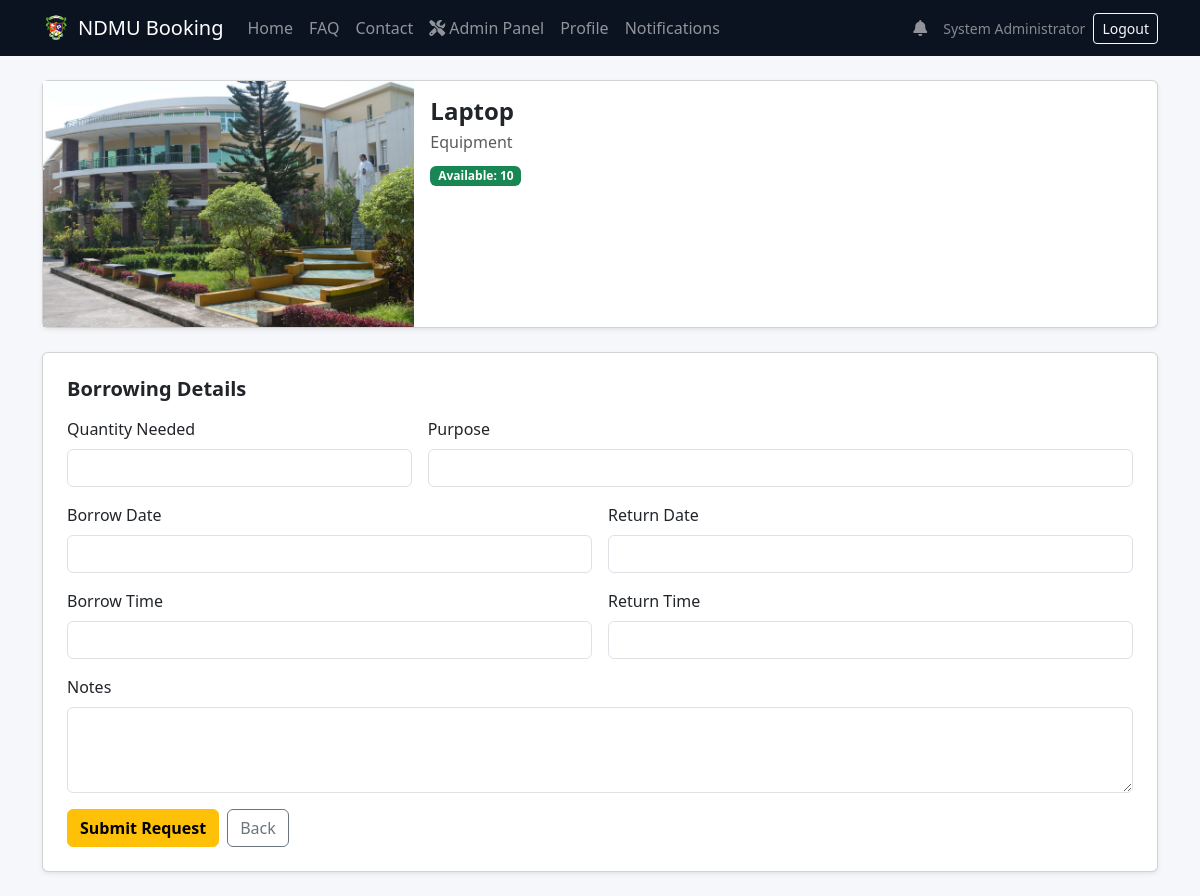
The app's page /book_item_form.php?item_id=2 (signed in) with its own data.
### tables this page shows
CREATE TABLE IF NOT EXISTS items (
    id                  INT AUTO_INCREMENT PRIMARY KEY,
    name                VARCHAR(255) NOT NULL,
    category            VARCHAR(100) NOT NULL,
    quantity_available  INT NOT NULL DEFAULT 0,
    photo_path          VARCHAR(255),
    description         TEXT,
    is_active           TINYINT(1) DEFAULT 1,
    created_at          TIMESTAMP DEFAULT CURRENT_TIMESTAMP
);

### includes/functions.php (called while the page is built, shortened)
<?php
function e(?string $value): string
{
    return htmlspecialchars((string)$value, ENT_QUOTES | ENT_SUBSTITUTE, 'UTF-8');
}

### book_item_form.php (the view, shortened to what this page needs)
<?php
require_once __DIR__ . '/includes/db.php';
require_once __DIR__ . '/includes/functions.php';
$itemId = (int)($_GET['item_id'] ?? 0);
$stmt = $pdo->prepare('SELECT id, name, category, quantity_available, photo_path FROM items WHERE id = ? AND is_active = 1');
$stmt->execute([$itemId]);
$item = $stmt->fetch();
$photo = (string)($item['photo_path'] ?? '');
$img   = $photo !== '' ? $photo : 'assets/images/ndmubg.jpg';
?>
<?php require_once __DIR__ . '/includes/header.php'; ?>
<?php require_once __DIR__ . '/includes/navbar.php'; ?>
<div class="container py-4">
    <div class="card shadow-sm mb-4">
        <div class="row g-0">
            <div class="col-md-4">
                <img src="<?= e($img) ?>" class="w-100 h-100" alt="<?= e((string)$item['name']) ?>" style="object-fit:cover;min-height:220px">
            </div>
            <div class="col-md-8">
                <div class="card-body">
                    <h1 class="h4 fw-bold mb-1"><?= e((string)$item['name']) ?></h1>
                    <div class="text-muted mb-2"><?= e((string)($item['category'] ?? '')) ?></div>
                    <span class="badge bg-success">Available: <?= (int)($item['quantity_available'] ?? 0) ?></span>
                </div>
            </div>
        </div>
    </div>
    <div class="card shadow-sm">
        <div class="card-body p-4">
            <h2 class="h5 fw-semibold mb-3">Borrowing Details</h2>
            <form method="post" id="itemBorrowForm">
                <div class="row g-3">
                    <div class="col-md-4">
                        <label class="form-label">Quantity Needed</label>
                        <input id="qtyNeeded" class="form-control" type="number" min="1" name="quantity_needed" required value="<?= e($_POST['quantity_needed'] ?? '') ?>">
                    </div>
                    <div class="col-md-8">
                        <label class="form-label">Purpose</label>
                        <input class="form-control" name="purpose" required value="<?= e($_POST['purpose'] ?? '') ?>">
                    </div>
                    <div class="col-md-6">
                        <label class="form-label">Borrow Date</label>
                        <input id="borrowDate" class="form-control" name="borrow_date" required value="<?= e($_POST['borrow_date'] ?? '') ?>">
                    </div>
                    <div class="col-md-6">
                        <label class="form-label">Return Date</label>
                        <input id="returnDate" class="form-control" name="return_date" required value="<?= e($_POST['return_date'] ?? '') ?>">
                    </div>
                    <div class="col-md-6">
                        <label class="form-label">Borrow Time</label>
                        <input id="borrowTime" class="form-control" name="borrow_time" required value="<?= e($_POST['borrow_time'] ?? '') ?>">
                    </div>
                    <div class="col-md-6">
                        <label class="form-label">Return Time</label>
                        <input id="returnTime" class="form-control" name="return_time" required value="<?= e($_POST['return_time'] ?? '') ?>">
                    </div>
                    <div class="col-12">
                        <label class="form-label">Notes</label>
                        <textarea class="form-control" name="notes" rows="3"><?= e($_POST['notes'] ?? '') ?></textarea>
                    </div>
                </div>
                <div class="d-flex gap-2 mt-3">
                    <button id="submitBtn" class="btn btn-warning fw-semibold">Submit Request</button>
                    <a class="btn btn-outline-secondary" href="book_item.php">Back</a>
                </div>
            </form>
        </div>
    </div>
</div>
<link rel="stylesheet" href="https://cdn.jsdelivr.net/npm/flatpickr/dist/flatpickr.min.css">
<?php require_once __DIR__ . '/includes/footer.php'; ?>

### assets/css/style.css (style rules this page uses)
:root { --ndmu-gold:#d4af37; --ndmu-green:#0b5d1e; --ndmu-dark:#0b1320; }
html,body { height:100%; }
body { background:#f6f7fb; }

### records on screen
items: name "Laptop", category "Equipment", quantity_available "10"

### other values on screen
$user['full_name'] "System Administrator"
